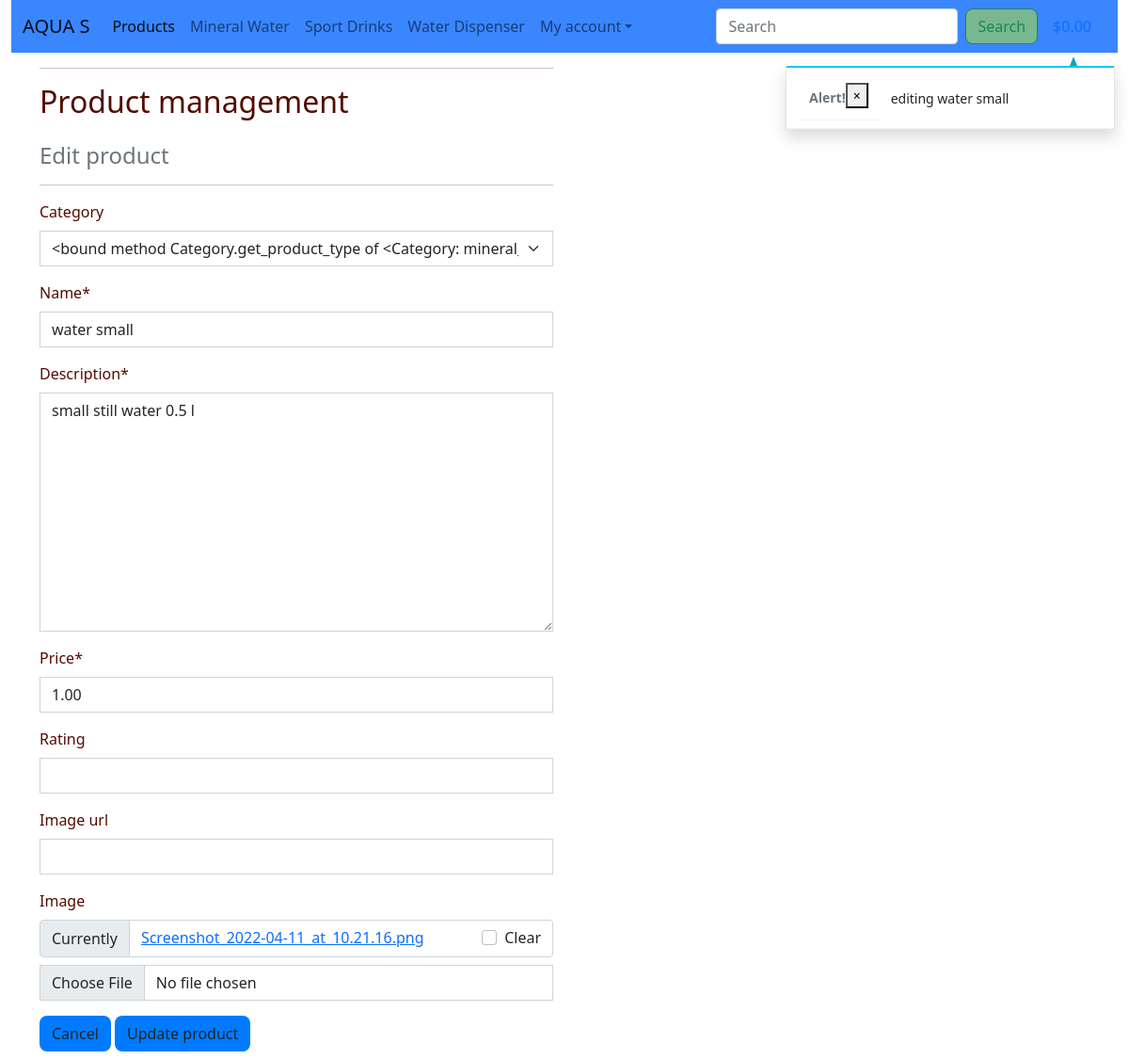
/products/edit/5/, run on the app's committed database.
### products/models.py (models this page shows, shortened)
class Product(models.Model):
    category = models.ForeignKey('Category', null=True, blank=True, on_delete=models.SET_NULL)
    name = models.CharField(max_length=254)
    description = models.TextField()
    price = models.DecimalField(max_digits=6, decimal_places=2)
    rating = models.DecimalField(max_digits=6, decimal_places=2, null=True, blank=True)
    image_url = models.URLField(max_length=1024, null=True, blank=True)
    image = models.ImageField(null=True, blank=True)
    objects = models.Manager()

class Category(models.Model):
    class Meta:
        verbose_name_plural = 'Categories'
    name = models.CharField(max_length=254)
    product_type = models.CharField(max_length=254, null=True, blank=True)
    def __str__(self):
        return self.name
    def get_product_type(self):
        return self.get_product_type

### products/views.py (the view)
# urls.py: path('edit/<int:product_id>/', views.edit_product, name='edit_product'),
def edit_product(request, product_id):
    product = get_object_or_404(Product, pk=product_id)
    if request.method == 'POST':
        form = ProductForm(request.POST, request.FILES, instance=product)
        if form.is_valid():
            form.save()
            messages.success(request, 'Successfully updated product.')
            return redirect(reverse('product_detail', args=[product.id]))
        else:
            messages.error(request, 'Failed to edit product. Please ensure the form is valid.')
    else:
        form = ProductForm(instance=product)
        messages.info(request, f'editing {product.name}')
    template = 'products/edit_product.html'
    context = {
        'form': form,
        'product': product,
    }
    return render(request, template, context)

### products/forms.py
class ProductForm(forms.ModelForm):
    class Meta:
        model = Product
        fields = '__all__'
    def __init__(self, *args, **kwargs):
        super().__init__(*args, **kwargs)
        categories = Category.objects.all()
        product_types = [(c.id, c.get_product_type()) for c in categories]
        self.fields['category'].choices = product_types
        for field_name, field in self.fields.items():
            field.widget.attrs['class'] = 'border-black rounded-0'

### bag/contexts.py (called while the page is built, shortened)
def bag_contents(request):
    bag_items = []
    total = 0
    product_quantity = 0
    delivery = 0
    bag = request.session.get('bag', {})
    grand_total = delivery + total
    context = {
        'bag_items': bag_items,
        'total': total,
        'product_quantity': product_quantity,
        'delivery': delivery,
        'grand_total': grand_total,
    }
    return context

### products/templates/products/edit_product.html (shortened to what this page needs)
{% extends "base.html" %}
{% load static %}
{% block content %}
    <div class="overlay"></div>
    <div class="container">
        <div class="row">
            <div class="col-12 col-md-6">
                <hr>
                <h2 class="logo-font mb-4">Product management</h2>
                <h4 class="text-muted">Edit product</h4>
                <hr>
            </div>
        </div>
        <div class="row">
            <div class="col-12 col-md-6">
                <form method="POST" action="{% url 'edit_product' product.id %}" class="form mb-2" enctype="multipart/form-data">
                    {{ form|crispy }}
                    <div class="text-right">
                        <a class="btn btn-outline-black" href="{% url 'products' %}">Cancel</a>
                        <button class="btn btn-black" type="submit">Update product</button>
                    </div>
                </form>
            </div>
        </div>
    </div>
{% endblock %}

### static/css/base.css (style rules this page uses)
html { height: 100%; }
body { background: url('/media/sunset.png') no-repeat center center fixed; background-size: cover; height: calc(100vh - 164px); color: #520c00; }
.overlay { height: 100%; width: 100%; top: 0; left: 0; position: fixed; background: #fff; z-index: -1; }
.btn { background: #007bff; border-radius: 0.5rem; }

### data on the page
Product: category "<bound method Category.get_product_type of <Category: mineral_water>>", description "small still water 0.5 l", price "1.00"
Category: name "water small"

### other printed values
{{ message }} "editing water small"
